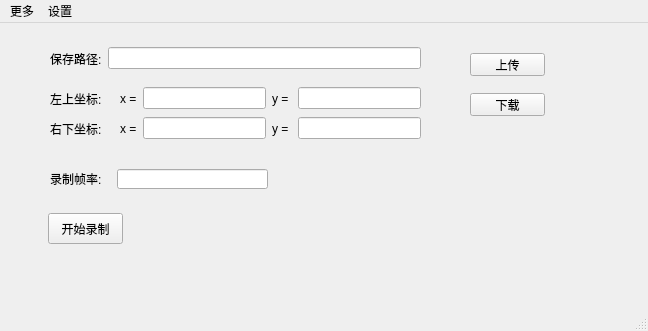
<?xml version="1.0" encoding="UTF-8"?>
<ui version="4.0">
 <class>MainWindow</class>
 <widget class="QMainWindow" name="MainWindow">
  <property name="geometry">
   <rect>
    <x>0</x>
    <y>0</y>
    <width>648</width>
    <height>331</height>
   </rect>
  </property>
  <property name="windowTitle">
   <string>MainWindow</string>
  </property>
  <widget class="QWidget" name="centralwidget">
   <widget class="QPushButton" name="recordButton">
    <property name="geometry">
     <rect>
      <x>48</x>
      <y>190</y>
      <width>75</width>
      <height>31</height>
     </rect>
    </property>
    <property name="text">
     <string>开始录制</string>
    </property>
   </widget>
   <widget class="QLabel" name="label_2">
    <property name="geometry">
     <rect>
      <x>50</x>
      <y>70</y>
      <width>54</width>
      <height>12</height>
     </rect>
    </property>
    <property name="text">
     <string>左上坐标:</string>
    </property>
   </widget>
   <widget class="QLabel" name="label_4">
    <property name="geometry">
     <rect>
      <x>50</x>
      <y>100</y>
      <width>54</width>
      <height>12</height>
     </rect>
    </property>
    <property name="text">
     <string>右下坐标:</string>
    </property>
   </widget>
   <widget class="QWidget" name="horizontalLayoutWidget">
    <property name="geometry">
     <rect>
      <x>120</x>
      <y>60</y>
      <width>301</width>
      <height>31</height>
     </rect>
    </property>
    <layout class="QHBoxLayout" name="horizontalLayout">
     <item>
      <widget class="QLabel" name="label_3">
       <property name="text">
        <string>x =</string>
       </property>
      </widget>
     </item>
     <item>
      <widget class="QLineEdit" name="LeftTopX">
       <property name="enabled">
        <bool>true</bool>
       </property>
       <property name="sizePolicy">
        <sizepolicy hsizetype="Expanding" vsizetype="Fixed">
         <horstretch>0</horstretch>
         <verstretch>0</verstretch>
        </sizepolicy>
       </property>
       <property name="placeholderText">
        <string/>
       </property>
      </widget>
     </item>
     <item>
      <widget class="QLabel" name="label_5">
       <property name="text">
        <string>y = </string>
       </property>
      </widget>
     </item>
     <item>
      <widget class="QLineEdit" name="LeftTopY"/>
     </item>
    </layout>
   </widget>
   <widget class="QWidget" name="horizontalLayoutWidget_2">
    <property name="geometry">
     <rect>
      <x>50</x>
      <y>20</y>
      <width>371</width>
      <height>31</height>
     </rect>
    </property>
    <layout class="QHBoxLayout" name="horizontalLayout_2">
     <item>
      <widget class="QLabel" name="label">
       <property name="text">
        <string>保存路径:</string>
       </property>
      </widget>
     </item>
     <item>
      <widget class="QLineEdit" name="path"/>
     </item>
    </layout>
   </widget>
   <widget class="QWidget" name="horizontalLayoutWidget_3">
    <property name="geometry">
     <rect>
      <x>120</x>
      <y>90</y>
      <width>301</width>
      <height>31</height>
     </rect>
    </property>
    <layout class="QHBoxLayout" name="horizontalLayout_3">
     <item>
      <widget class="QLabel" name="label_6">
       <property name="text">
        <string>x =</string>
       </property>
      </widget>
     </item>
     <item>
      <widget class="QLineEdit" name="RightBottomX">
       <property name="enabled">
        <bool>true</bool>
       </property>
       <property name="sizePolicy">
        <sizepolicy hsizetype="Expanding" vsizetype="Fixed">
         <horstretch>0</horstretch>
         <verstretch>0</verstretch>
        </sizepolicy>
       </property>
       <property name="placeholderText">
        <string/>
       </property>
      </widget>
     </item>
     <item>
      <widget class="QLabel" name="label_7">
       <property name="text">
        <string>y = </string>
       </property>
      </widget>
     </item>
     <item>
      <widget class="QLineEdit" name="RightBottomY"/>
     </item>
    </layout>
   </widget>
   <widget class="QLabel" name="label_8">
    <property name="geometry">
     <rect>
      <x>50</x>
      <y>150</y>
      <width>54</width>
      <height>12</height>
     </rect>
    </property>
    <property name="text">
     <string>录制帧率:</string>
    </property>
   </widget>
   <widget class="QLineEdit" name="FRATE">
    <property name="geometry">
     <rect>
      <x>117</x>
      <y>146</y>
      <width>151</width>
      <height>20</height>
     </rect>
    </property>
   </widget>
   <widget class="QPushButton" name="pushButton">
    <property name="geometry">
     <rect>
      <x>470</x>
      <y>30</y>
      <width>75</width>
      <height>23</height>
     </rect>
    </property>
    <property name="text">
     <string>上传</string>
    </property>
   </widget>
   <widget class="QPushButton" name="pushButton_2">
    <property name="geometry">
     <rect>
      <x>470</x>
      <y>70</y>
      <width>75</width>
      <height>23</height>
     </rect>
    </property>
    <property name="text">
     <string>下载</string>
    </property>
   </widget>
  </widget>
  <widget class="QMenuBar" name="menubar">
   <property name="geometry">
    <rect>
     <x>0</x>
     <y>0</y>
     <width>648</width>
     <height>23</height>
    </rect>
   </property>
   <widget class="QMenu" name="menu">
    <property name="title">
     <string>更多</string>
    </property>
    <addaction name="action_about"/>
   </widget>
   <widget class="QMenu" name="menu_2">
    <property name="title">
     <string>设置</string>
    </property>
   </widget>
   <addaction name="menu"/>
   <addaction name="menu_2"/>
  </widget>
  <widget class="QStatusBar" name="statusbar"/>
  <action name="action_about">
   <property name="text">
    <string>关于</string>
   </property>
  </action>
 </widget>
 <resources/>
 <connections/>
</ui>
